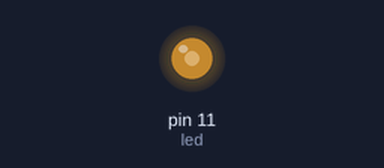
This sketch was run on a simulated Arduino Uno, built with avr-gcc and run on an emulated ATmega328P. On the bench: output pins drawn as LEDs (lit = HIGH).

Above: at 0.1 s.
Timing chart, 0 to 1.6 s (numbered marks = the images above):
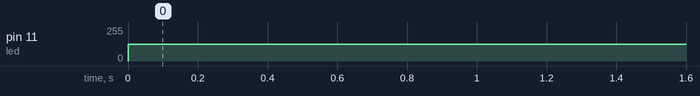

The sketch:

mult.ino
```cpp
#define led 11

void setup()
{
  pinMode(11, OUTPUT);
}

void loop()
{

 analogWrite ( led, 127 );

}
```

Measured:
- by itself, pin 11 (led): 0/255 → 127/255 at 0.00 s
